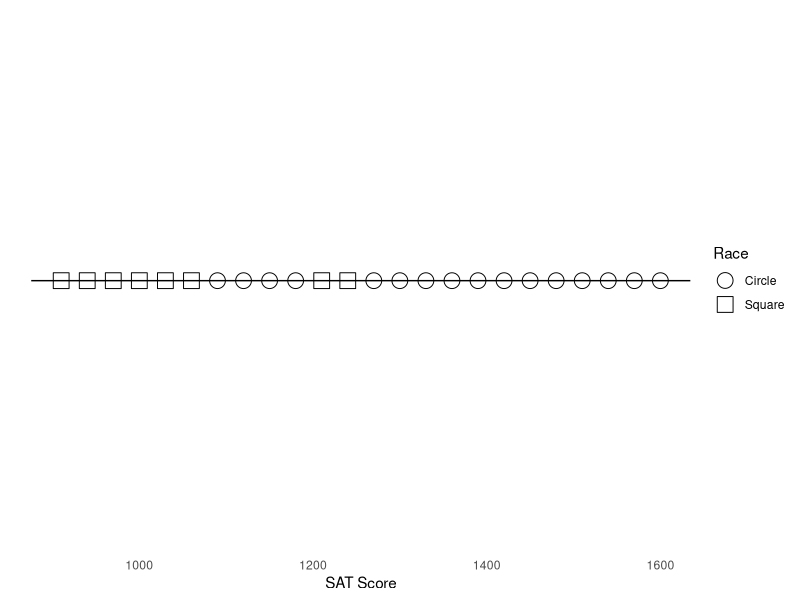
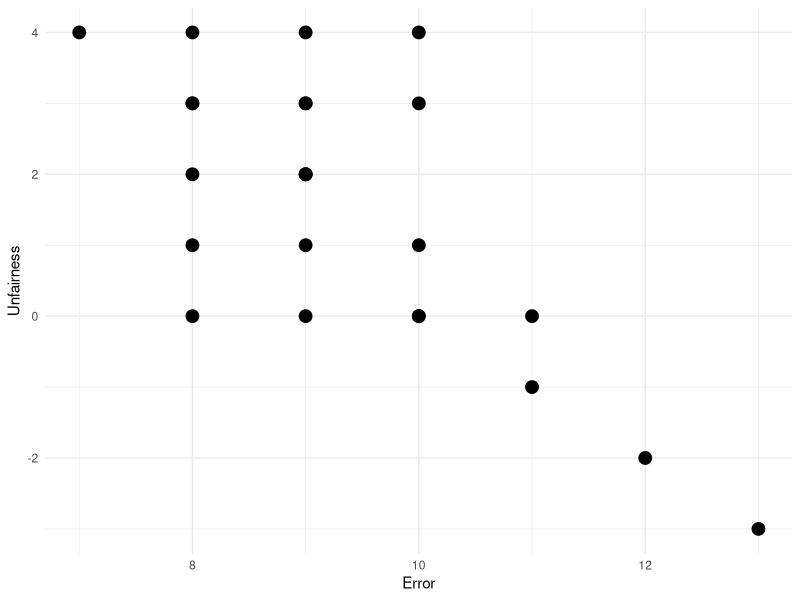

Write R code to recreate these figures, in order.
## ---- chunk 1
library(tidyverse)
library(ggplot2)
library(readxl)
## ---- chunk 2
sat_data <- read_xlsx("Pareto Frontier Example.xlsx")

ggplot(sat_data, aes(x = SAT, y = 0, shape = Race)) + 
    geom_point(size = 5) + 
    scale_shape_manual(values = c("Circle" = 1, "Square" = 0)) + 
    theme(panel.background = element_blank(),
          axis.text.y = element_blank(),
          axis.ticks = element_blank()) +
    labs(y = "", x = "SAT Score") + 
    geom_hline(yintercept = 0)
## ---- chunk 3
data <- sat_data

# Sort the data by SAT score in descending order
data <- data %>% arrange(desc(SAT))

# Initialize vectors to store error and unfairness values
error <- numeric(nrow(data))
unfairness <- numeric(nrow(data))

# Initialize variables to store counts of successes by race
success_circle <- sum(data$Success[data$Race == "Circle"])
success_square <- sum(data$Success[data$Race == "Square"])

# Iterate through each subset of individuals with decreasing SAT scores
for (i in 1:nrow(data)) {
  subset_data <- data[1:i, ]
  
  # Calculate error: sum of 0s in accepted set and 1s in rejected set
  error[i] <- sum(subset_data$Success == 0) + 
      (sum(data$Success == 1) - sum(subset_data$Success == 1))
  
  # Calculate unfairness: absolute difference in success counts between Circle and Square races
  unfairness[i] <- (
      (sum(data$Success[data$Race == "Square"] == 1) - 
      sum(subset_data$Success[subset_data$Race == "Square"] == 1)) -
      (sum(data$Success[data$Race == "Circle"] == 1) - 
      sum(subset_data$Success[subset_data$Race == "Circle"] == 1)))
}

# Create a data frame with error and unfairness values
pareto_data <- data.frame(Error = error, Unfairness = unfairness)

# Plot the Pareto frontier
ggplot(pareto_data, aes(x = Error, y = Unfairness)) +
    geom_point(size = 4) +
    labs(x = "Error", y = "Unfairness") +
    scale_x_continuous(breaks = seq(0, max(pareto_data$Error), by = 2)) +
    theme_minimal()
